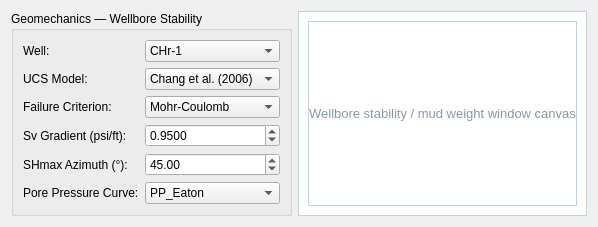
   <widget class="QWidget" name="tabWellboreStability">
    <attribute name="title">
     <string>Wellbore Stability</string>
    </attribute>
    <layout class="QHBoxLayout" name="layoutWBS">
     <property name="spacing">
      <number>6</number>
     </property>
     <item>
      <widget class="QGroupBox" name="groupWBSParams">
       <property name="title">
        <string>Geomechanics — Wellbore Stability</string>
       </property>
       <layout class="QFormLayout" name="formWBS">
        <item row="0" column="0">
         <widget class="QLabel" name="auto_label_062">
          <property name="text">
           <string>Well:</string>
          </property>
         </widget>
        </item>
        <item row="0" column="1">
         <widget class="QComboBox" name="comboWBSWell">
          <item>
           <property name="text">
            <string>CHr-1</string>
           </property>
          </item>
         </widget>
        </item>
        <item row="1" column="0">
         <widget class="QLabel" name="auto_label_063">
          <property name="text">
           <string>UCS Model:</string>
          </property>
         </widget>
        </item>
        <item row="1" column="1">
         <widget class="QComboBox" name="comboWBSUCS">
          <item>
           <property name="text">
            <string>Chang et al. (2006)</string>
           </property>
          </item>
          <item>
           <property name="text">
            <string>Bradford et al.</string>
           </property>
          </item>
         </widget>
        </item>
        <item row="2" column="0">
         <widget class="QLabel" name="auto_label_064">
          <property name="text">
           <string>Failure Criterion:</string>
          </property>
         </widget>
        </item>
        <item row="2" column="1">
         <widget class="QComboBox" name="comboWBSFailure">
          <item>
           <property name="text">
            <string>Mohr-Coulomb</string>
           </property>
          </item>
          <item>
           <property name="text">
            <string>Drucker-Prager</string>
           </property>
          </item>
          <item>
           <property name="text">
            <string>Mogi-Coulomb</string>
           </property>
          </item>
         </widget>
        </item>
        <item row="3" column="0">
         <widget class="QLabel" name="auto_label_065">
          <property name="text">
           <string>Sv Gradient (psi/ft):</string>
          </property>
         </widget>
        </item>
        <item row="3" column="1">
         <widget class="QDoubleSpinBox" name="spinWBSSv">
          <property name="decimals">
           <number>4</number>
          </property>
          <property name="value">
           <double>0.950000000000000</double>
          </property>
         </widget>
        </item>
        <item row="4" column="0">
         <widget class="QLabel" name="auto_label_066">
          <property name="text">
           <string>SHmax Azimuth (°):</string>
          </property>
         </widget>
        </item>
        <item row="4" column="1">
         <widget class="QDoubleSpinBox" name="spinWBSSHaz">
          <property name="maximum">
           <double>360.000000000000000</double>
          </property>
          <property name="value">
           <double>45.000000000000000</double>
          </property>
         </widget>
        </item>
        <item row="5" column="0">
         <widget class="QLabel" name="auto_label_067">
          <property name="text">
           <string>Pore Pressure Curve:</string>
          </property>
         </widget>
        </item>
        <item row="5" column="1">
         <widget class="QComboBox" name="comboWBSPP">
          <item>
           <property name="text">
            <string>PP_Eaton</string>
           </property>
          </item>
          <item>
           <property name="text">
            <string>PP_Bowers</string>
           </property>
          </item>
         </widget>
        </item>
       </layout>
      </widget>
     </item>
     <item>
      <widget class="QFrame" name="frameWBSCanvas">
       <property name="styleSheet">
        <string>background:#FFFFFF;border:1px solid #C2D0E0;</string>
       </property>
       <property name="frameShape">
        <enum>QFrame::StyledPanel</enum>
       </property>
       <property name="frameShadow">
        <enum>QFrame::Sunken</enum>
       </property>
       <layout class="QVBoxLayout">
        <item>
         <widget class="QLabel" name="lblWBSPlaceholder">
          <property name="styleSheet">
           <string>color:#8898A8;font-size:13px;</string>
          </property>
          <property name="text">
           <string>Wellbore stability / mud weight window canvas</string>
          </property>
          <property name="alignment">
           <set>Qt::AlignCenter</set>
          </property>
         </widget>
        </item>
       </layout>
      </widget>
     </item>
    </layout>
   </widget>
